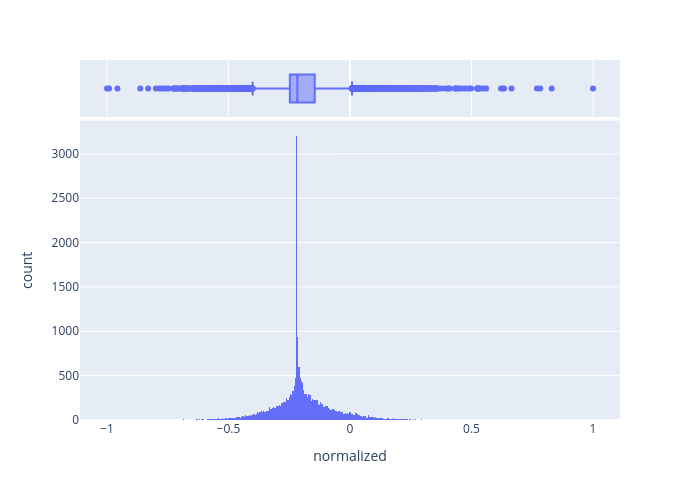

Here is the notebook cell this chart was saved with:
### Code cell
px.histogram(SALEX.reset_index(), x='normalized', hover_name='term_str', marginal='box', width=700, height=500)

### Figure 1 — Plotly figure (JSON) as saved in the notebook; plotly's stock layout.template omitted (floating-point values rounded to 4 significant figures; data arrays with more than 128 entries replaced by an {"elided": "..."} marker saying what was removed)
{"data": [{"alignmentgroup": "True", "bingroup": "x", "hovertemplate": "normalized=%{x}<br>count=%{y}<extra></extra>", "legendgroup": "", "marker": {"color": "#636efa", "pattern": {"shape": ""}}, "name": "", "offsetgroup": "", "orientation": "v", "showlegend": false, "type": "histogram", "x": {"elided": "20772 float values"}, "xaxis": "x", "yaxis": "y"}, {"alignmentgroup": "True", "hovertemplate": "<b>%{hovertext}</b><br><br>normalized=%{x}<extra></extra>", "hovertext": {"elided": "20772 str values"}, "legendgroup": "", "marker": {"color": "#636efa"}, "name": "", "notched": true, "offsetgroup": "", "showlegend": false, "type": "box", "x": {"elided": "20772 float values"}, "xaxis": "x2", "yaxis": "y2"}], "layout": {"barmode": "relative", "height": 500, "legend": {"tracegroupgap": 0}, "margin": {"t": 60}, "width": 700, "xaxis": {"anchor": "y", "domain": [0, 1], "title": {"text": "normalized"}}, "xaxis2": {"anchor": "y2", "domain": [0, 1], "matches": "x", "showgrid": true, "showticklabels": false}, "yaxis": {"anchor": "x", "domain": [0, 0.8316], "title": {"text": "count"}}, "yaxis2": {"anchor": "x2", "domain": [0.8416, 1], "matches": "y2", "showgrid": false, "showline": false, "showticklabels": false, "ticks": ""}}}
